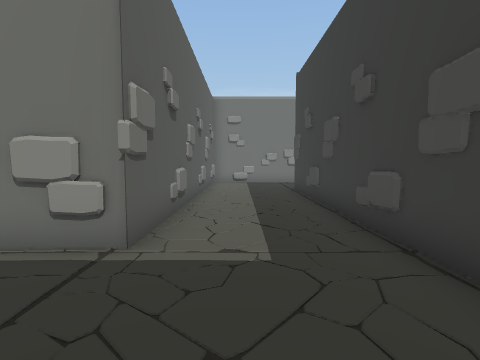
view 1 (above)

24 first-person views from a walk through a scene from a Unity 3-D project. The camera is 1.2 m above the floor, tilts 4° down and sees 85° across. The floor is counted in squares, 1 m on a side. Each view is taken from the middle of a square. On the plan, view 1 faces up. The plan holds only what a view shows up to about 12 squares ahead; the rest is blank. The player character is not drawn. Door leaves are left out, so doorways stand open.

view 2
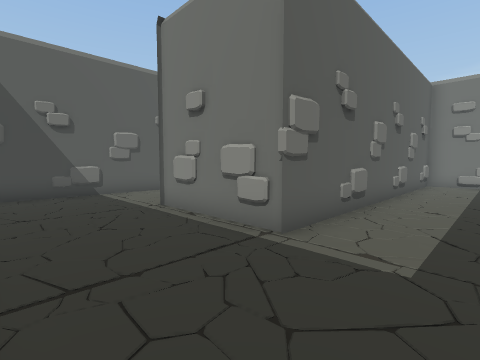

view 3
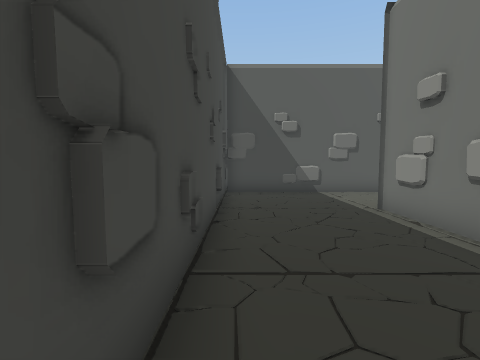

view 4
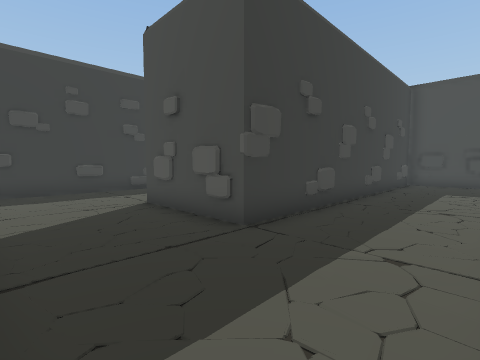

view 5
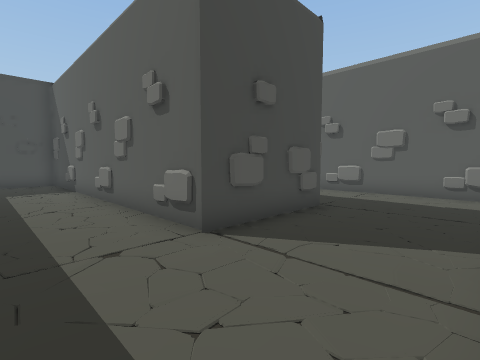

view 6
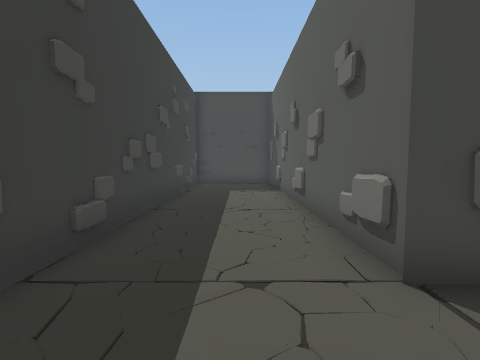

view 7
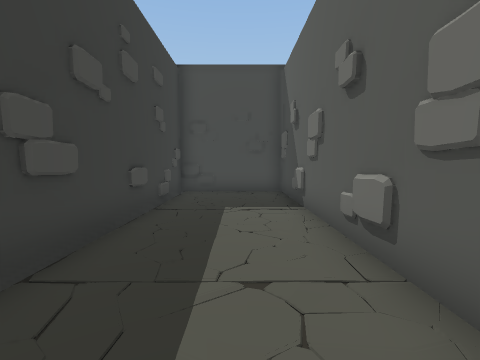

view 8
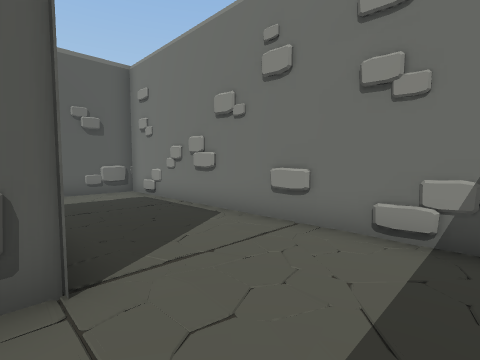

view 9
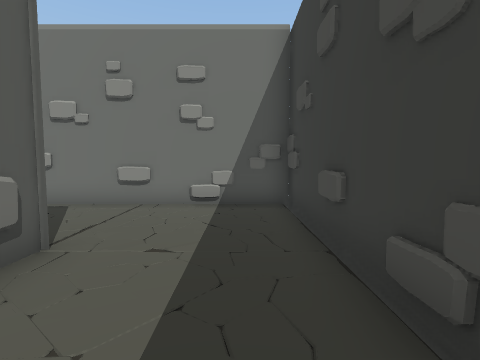

view 10
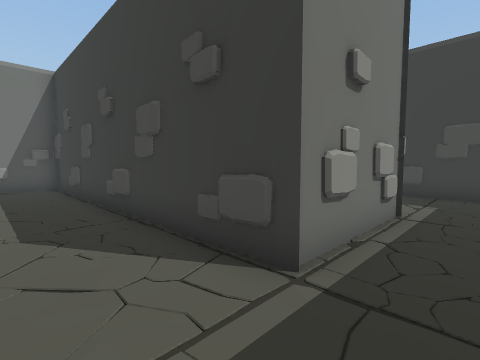

view 11
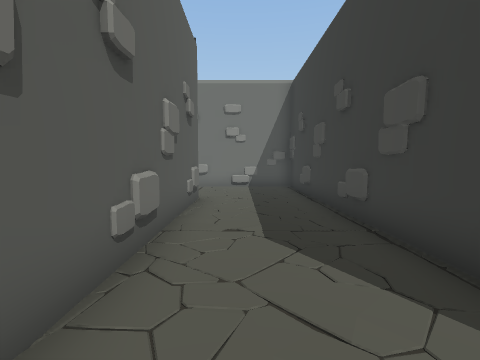

view 12
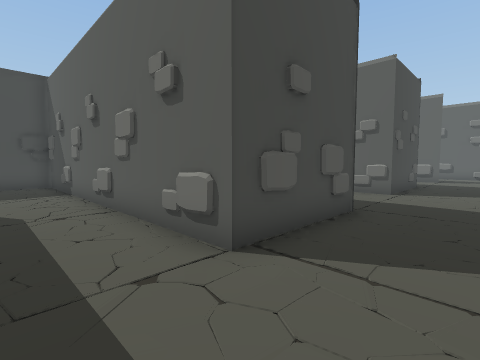

view 13
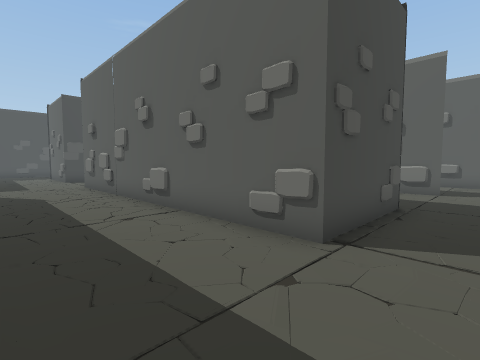

view 14
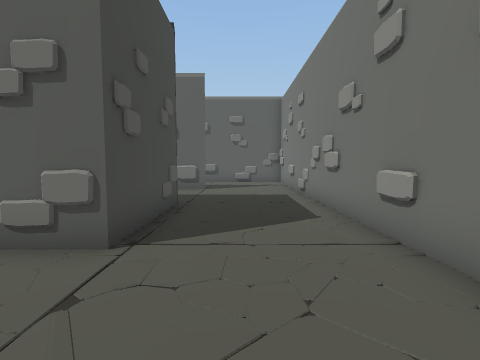

view 15
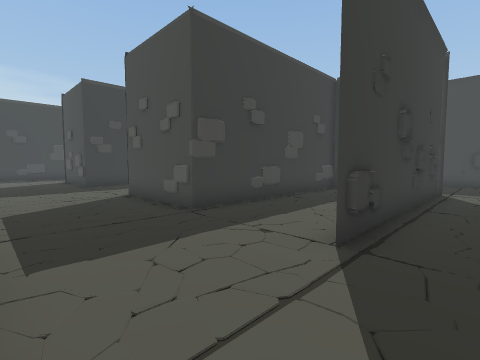

view 16
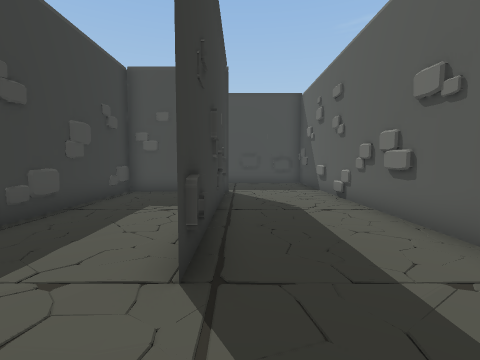

view 17
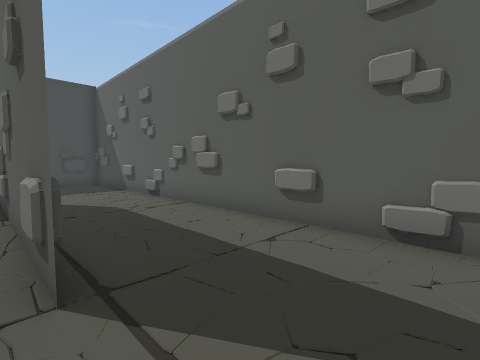

view 18
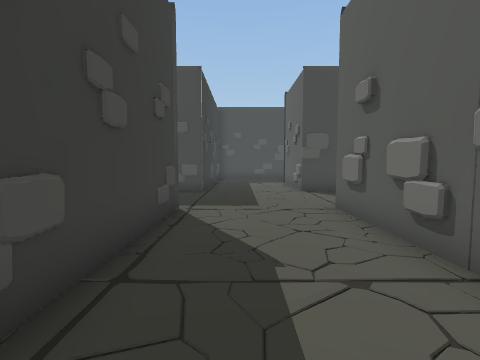

view 19
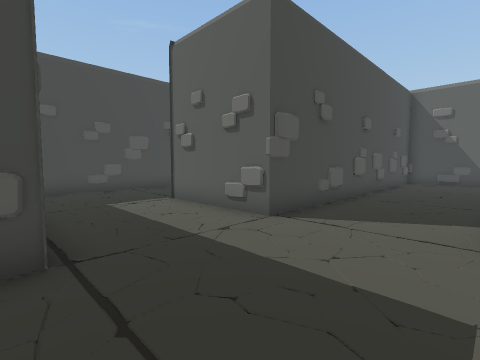

view 20
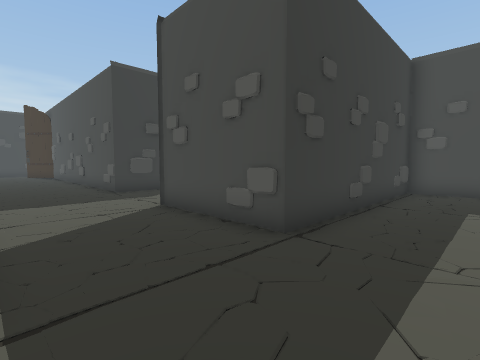

view 21
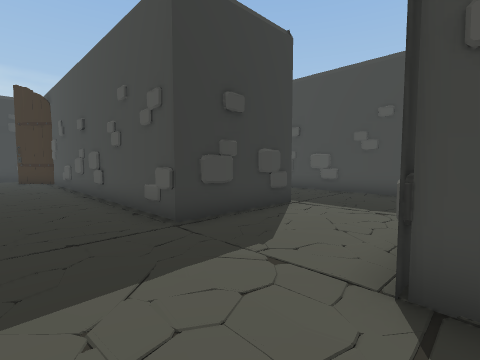

view 22
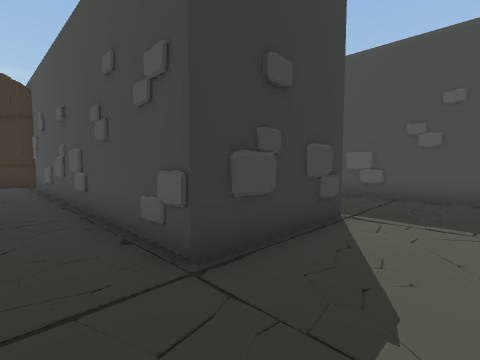

view 23
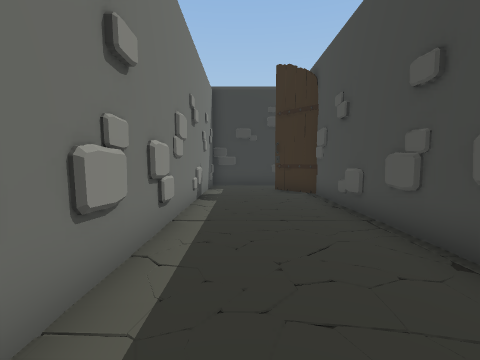

view 24
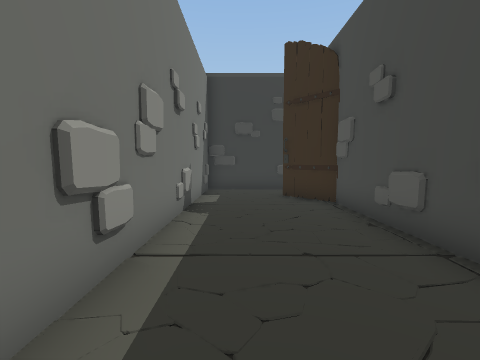

### Floor plan
Ten units are one square. View 1 is at (0, 0); x grows to the right and y downward. Boxes are objects, and circles mark ways between rooms. Rooms are numbered by the first view taken in them; rooms with no view inside come last. Other rooms are left out.
<svg viewBox="-299 -160 409 289">
<path fill="none" stroke="#000" d="M47 -115 52 -116 58 -115M-23 -35 -30 -36M-39 -36 -44 -35M-42 -35 -50 -36M24 -12 24 -115 63 -115 63 -36M102 -85 104 -97M104 -35 104 -154 -15 -154 -15 -36 -56 -36M-93 -26 -93 6 5 6M24 -39 22 -49M-19 -36 -26 -35M63 -72 65 -60M63 -111 65 -100M97 -155 86 -153M-134 5 -134 -44M-174 -24 -175 -17M-134 -37 -135 -44M-134 46 -94 46M-235 -34 -215 -34 -215 -112 -175 -112 -174 -102M-56 -36 -56 -154 -75 -154M-136 92 -136 71M-175 -112 -175 9M-134 -115 -93 -115 -93 -26M-254 -35 -254 -115M-53 48 -45 46M-106 -116 -100 -115M-264 8 -258 8M-56 61 -55 53M-55 64 -56 58M-265 46 -175 46 -175 86M-57 79 -56 72M-56 88 -56 48 66 48 81 35M-188 124 -134 124 -134 46 -126 45M-165 -154 -260 -154M-254 -116 -254 -41M-1 7 -9 6M-76 124 -34 124M17 8 10 7M8 48 13 47M-294 -139 -294 -14M65 6 -16 6M-175 -28 -174 -22M-56 -39 -58 -50M-93 -111 -92 -101M-56 -79 -58 -89M-136 121 -136 107M21 6 15 7M30 48 39 46M104 9 104 -35M63 -36 63 6 105 6M104 39 104 9M102 6 65 6"/>
<circle cx="-75" cy="-25" r="3" fill="#2a7"/>
<circle cx="85" cy="-35" r="3" fill="#2a7"/>
<circle cx="65" cy="15" r="3" fill="#2a7"/>
<circle cx="80" cy="30" r="3" fill="#2a7"/>
<text x="10" y="-80">1</text>
<text x="-150" y="-10">2</text>
<text x="80" y="-10">3</text>
<text x="90" y="30">4</text>
</svg>
Room 1 opens to room 2. Room 1 opens to room 3. Room 2 opens to room 3. Room 2 opens to room 4.

Where each view was taken, in squares from view 1:
view 1: 0 up, 0 right, facing up
view 2: 0 up, 1 right, facing up-left
view 3: 0 up, 1 right, facing left
view 4: 15 up, 1 left, facing down-right
view 5: 15 up, 9 right, facing down-left
view 6: 14 up, 8 right, facing down
view 7: 10 up, 8 right, facing down
view 8: 11 up, 9 right, facing up-left
view 9: 8 up, 9 right, facing up
view 10: 2 up, 8 left, facing up-right
view 11: 3 up, 8 left, facing up
view 12: 14 up, 7 left, facing down-left
view 13: 13 up, 14 left, facing down-left
view 14: 13 up, 14 left, facing left
view 15: 15 up, 27 left, facing down-right
view 16: 14 up, 26 left, facing down
view 17: 14 up, 25 left, facing down-left
view 18: 6 up, 15 left, facing down
view 19: 1 down, 13 left, facing down-left
view 20: 1 down, 16 left, facing down-right
view 21: 2 down, 10 left, facing down-right
view 22: 3 down, 8 left, facing down-right
view 23: 2 down, 3 left, facing right
view 24: 2 down, 1 left, facing right
